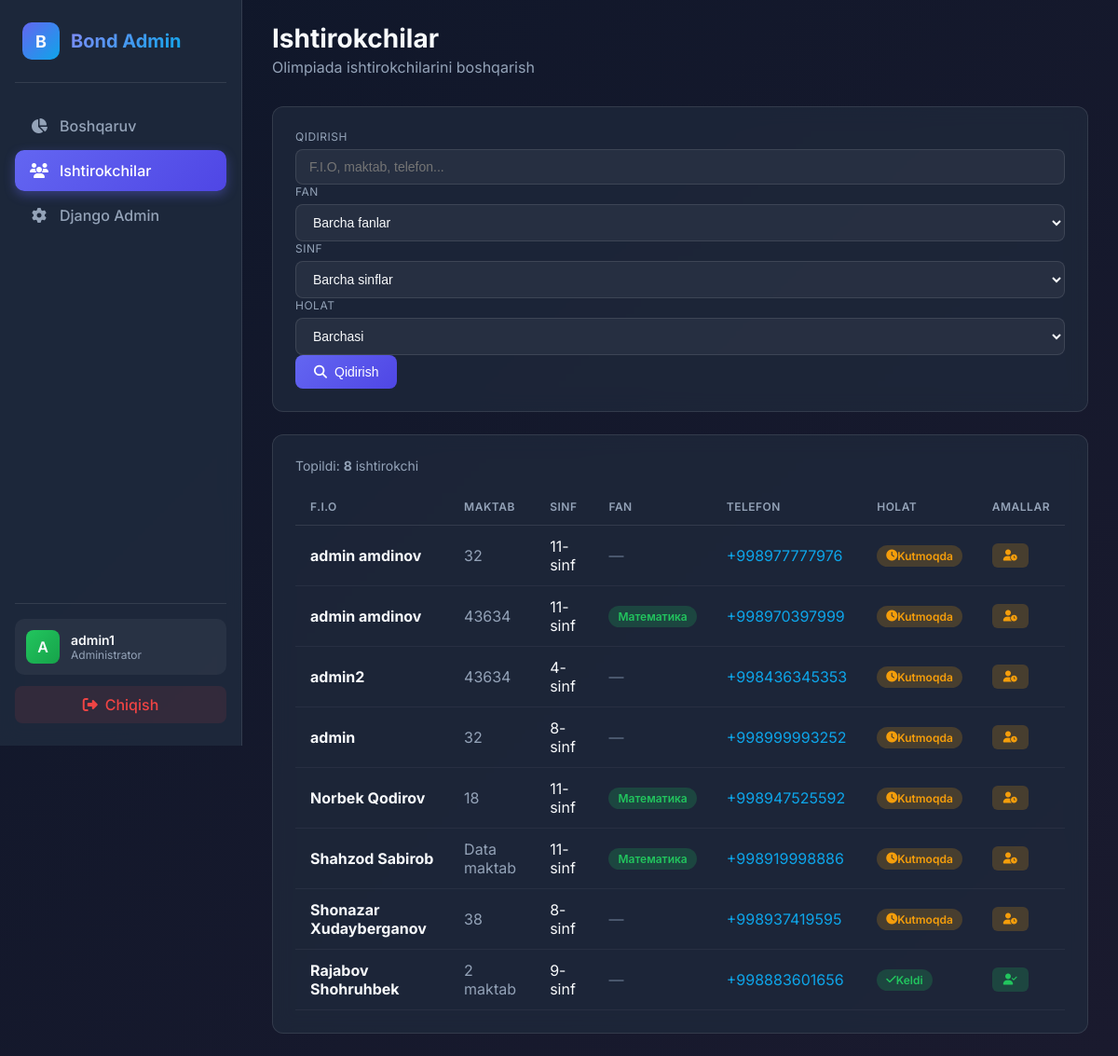
Before: /panel/participants/ (signed in) with the older database file.
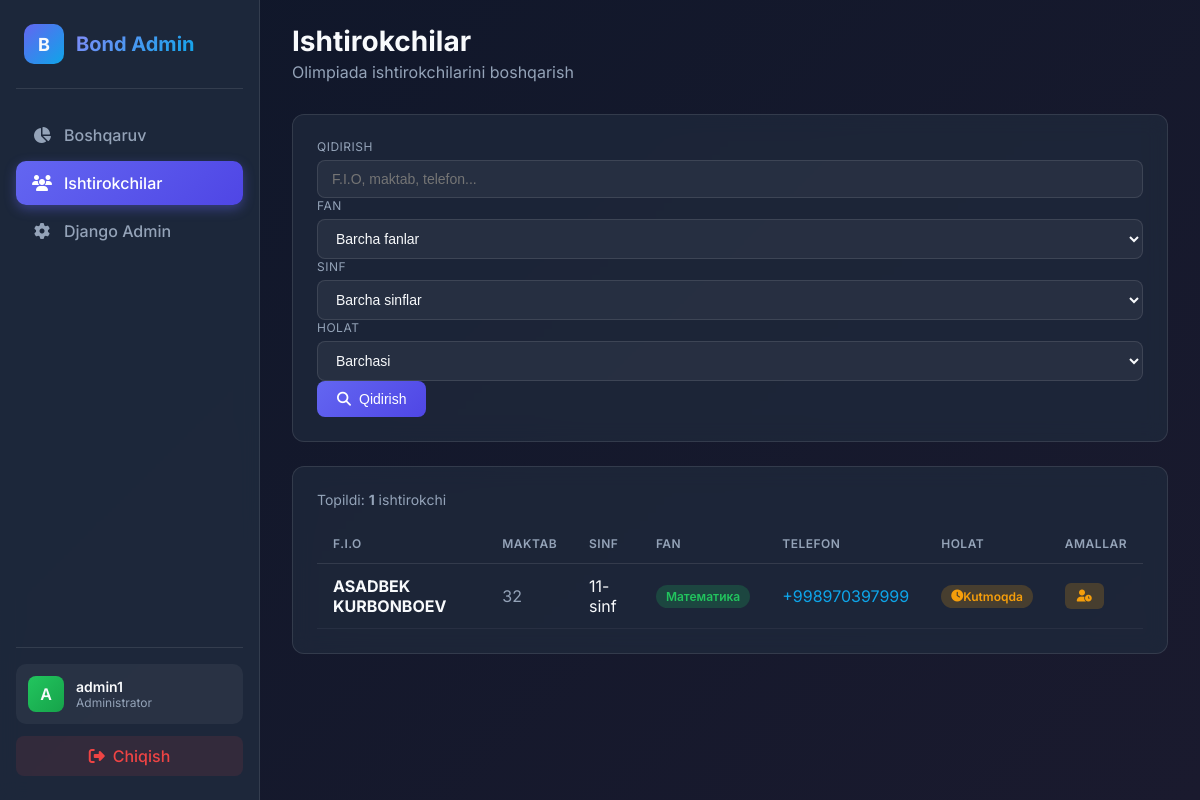
After: the same page with the newer database file.
### apps/public/models.py (models this page shows, shortened)
class Participant(models.Model):
    GRADE_CHOICES = [(i, str(i)) for i in range(1, 12)]
    LANGUAGE_CHOICES = [
        ('ru', 'Русский'),
        ('uz', "O'zbek"),
    ]
    id = models.UUIDField(primary_key=True, default=uuid.uuid4, editable=False)
    username = models.CharField(max_length=50, unique=True, verbose_name="Логин")
    password = models.CharField(max_length=128, verbose_name="Пароль")
    fullname = models.CharField(max_length=255, verbose_name="ФИО участника")
    phone_number = models.CharField(
        max_length=20, unique=True, verbose_name="Номер телефона"
    )
    region = models.CharField(max_length=100, verbose_name="Регион", default="")
    district = models.CharField(max_length=100, verbose_name="Район")
    school = models.CharField(max_length=255, verbose_name="Школа")
    grade = models.PositiveSmallIntegerField(
        choices=GRADE_CHOICES, verbose_name="Класс"
    )
    teacher_fullname = models.CharField(max_length=255, verbose_name="ФИО учителя")
    subject = models.ForeignKey(
        Subject,
        on_delete=models.SET_NULL,
        null=True,
        blank=True,
        verbose_name="Предмет",
    )
    test_language = models.CharField(
        max_length=2,
        choices=LANGUAGE_CHOICES,
        default='ru',
        verbose_name="Язык теста"
    )
    is_paid = models.BooleanField(default=False, verbose_name="Оплачен")
    paid_at = models.DateTimeField(null=True, blank=True, verbose_name="Дата оплаты")
    is_checked_in = models.BooleanField(default=False, verbose_name="Присутствовал")
    checked_in_at = models.DateTimeField(
        null=True, blank=True, verbose_name="Время отметки"
    )
    created_at = models.DateTimeField(
        auto_now_add=True, verbose_name="Дата регистрации"
    )
    score = models.IntegerField(default=0, verbose_name="Балл")
    telegram_user_id = models.BigIntegerField(
        null=True, blank=True, verbose_name="Telegram ID"
    )
    telegram_subscribed = models.BooleanField(
        default=False, verbose_name="Подписан на канал"
    )
    class Meta:
        verbose_name = "Участник"
        verbose_name_plural = "Участники"
        ordering = ["-created_at"]

class Subject(models.Model):
    name = models.CharField(max_length=100, verbose_name="Название предмета")
    class Meta:
        verbose_name = "Предмет"
        verbose_name_plural = "Предметы"
        ordering = ["name"]

### apps/admin_panel/views.py (the view)
# urls.py: path("participants/", views.ParticipantListView.as_view(), name="participants"),
class ParticipantListView(LoginRequiredMixin, View):
    login_url = "/panel/login/"
    def get(self, request):
        participants = Participant.objects.all()
        search = request.GET.get("search", "")
        if search:
            participants = participants.filter(
                Q(fullname__icontains=search)
                | Q(school__icontains=search)
                | Q(phone_number__icontains=search)
            )
        subject_id = request.GET.get("subject")
        if subject_id:
            participants = participants.filter(subject_id=subject_id)
        grade = request.GET.get("grade")
        if grade:
            participants = participants.filter(grade=grade)
        checkin_status = request.GET.get("checkin")
        if checkin_status == "yes":
            participants = participants.filter(is_checked_in=True)
        elif checkin_status == "no":
            participants = participants.filter(is_checked_in=False)
        subjects = Subject.objects.all()
        context = {
            "participants": participants,
            "subjects": subjects,
            "search": search,
            "selected_subject": subject_id,
            "selected_grade": grade,
            "selected_checkin": checkin_status,
        }
        return render(request, "admin_panel/participants.html", context)

### apps/admin_panel/templates/admin_panel/participants.html (shortened to what this page needs)
{% extends 'admin_panel/base.html' %}
{% block content %}
<div class="page-header">
    <div>
        <h1 class="page-title">Ishtirokchilar</h1>
        <p class="page-subtitle">Olimpiada ishtirokchilarini boshqarish</p>
    </div>
</div>
<div class="card" style="margin-bottom: 24px;">
    <form method="get" class="filters">
        <div class="filter-group" style="flex: 2;">
            <label class="filter-label">Qidirish</label>
            <input type="text" name="search" class="filter-input" placeholder="F.I.O, maktab, telefon..." value="{{ search }}">
        </div>
        <div class="filter-group">
            <label class="filter-label">Fan</label>
            <select name="subject" class="filter-select">
                <option value="">Barcha fanlar</option>
            </select>
        </div>
        <div class="filter-group">
            <label class="filter-label">Sinf</label>
            <select name="grade" class="filter-select">
                <option value="">Barcha sinflar</option>
            </select>
        </div>
        <div class="filter-group">
            <label class="filter-label">Holat</label>
            <select name="checkin" class="filter-select">
                <option value="">Barchasi</option>
            </select>
        </div>
        <div class="filter-btn">
            <button type="submit" class="btn btn-primary">
                <i class="fas fa-search"></i> Qidirish
            </button>
        </div>
    </form>
</div>
<div class="card">
    <p class="results-info">Topildi: <strong>{{ participants|length }}</strong> ishtirokchi</p>
    <div class="table-container">
        <table class="table">
            <thead>
                <tr>
                    <th>F.I.O</th>
                    <th>Maktab</th>
                    <th>Sinf</th>
                    <th>Fan</th>
                    <th>Telefon</th>
                    <th>Holat</th>
                    <th>Amallar</th>
                </tr>
            </thead>
            <tbody>
                {% for p in participants %}
                <tr class="participant-row" onclick="window.location='{% url 'admin_panel:participant_detail' p.pk %}'">
                    <td>
                        <strong>{{ p.fullname }}</strong>
                    </td>
                    <td style="color: var(--gray-400);">{{ p.school|truncatechars:25 }}</td>
                    <td>{{ p.grade }}-sinf</td>
                    <td>
                        {% if p.subject %}
                        <span class="badge badge-success">{{ p.subject.name }}</span>
                        {% else %}
                        <span style="color: var(--gray-500);">—</span>
                        {% endif %}
                    </td>
                    <td>
                        <a href="tel:{{ p.phone_number }}" class="phone-link" onclick="event.stopPropagation();">
                            {{ p.phone_number }}
                        </a>
                    </td>
                    <td>
                        {% if p.is_checked_in %}
                        <span class="badge badge-success">
                            <i class="fas fa-check"></i> Keldi
                        </span>
                        {% else %}
                        <span class="badge badge-warning">
                            <i class="fas fa-clock"></i> Kutmoqda
                        </span>
                        {% endif %}
                    </td>
                    <td onclick="event.stopPropagation();">
                        <button class="checkin-btn {% if p.is_checked_in %}checked{% else %}not-checked{% endif %}"
                                onclick="toggleCheckin('{{ p.pk }}', this)">
                            {% if p.is_checked_in %}
                            <i class="fas fa-user-check"></i>
                            {% else %}
                            <i class="fas fa-user-clock"></i>
                            {% endif %}
                        </button>
                    </td>
                </tr>
                {% endfor %}
            </tbody>
        </table>
    </div>
</div>
{% endblock %}

### apps/admin_panel/templates/admin_panel/base.html (shortened to what this page needs)
<!DOCTYPE html>
<html lang="ru">
<head>
    <link rel="stylesheet" href="https://cdnjs.cloudflare.com/ajax/libs/font-awesome/6.5.1/css/all.min.css">
</head>
<body>
    <aside class="sidebar">
        <div class="logo">
            <div class="logo-icon">B</div>
            <span class="logo-text">Bond Admin</span>
        </div>
        <ul class="nav-menu">
            <li class="nav-item">
                <a href="{% url 'admin_panel:dashboard' %}" class="nav-link {% if request.resolver_match.url_name == 'dashboard' %}active{% endif %}">
                    <i class="fas fa-chart-pie"></i>
                    <span>Boshqaruv</span>
                </a>
            </li>
            <li class="nav-item">
                <a href="{% url 'admin_panel:participants' %}" class="nav-link {% if request.resolver_match.url_name == 'participants' %}active{% endif %}">
                    <i class="fas fa-users"></i>
                    <span>Ishtirokchilar</span>
                </a>
            </li>
            <li class="nav-item">
                <a href="{% url 'admin:index' %}" class="nav-link" target="_blank">
                    <i class="fas fa-cog"></i>
                    <span>Django Admin</span>
                </a>
            </li>
        </ul>
        <div class="sidebar-footer">
            <div class="user-info">
                <div class="user-avatar">{{ request.user.username|slice:":1"|upper }}</div>
                <div>
                    <div class="user-name">{{ request.user.username }}</div>
                    <div class="user-role">Administrator</div>
                </div>
            </div>
            <a href="{% url 'admin_panel:logout' %}" class="logout-btn">
                <i class="fas fa-sign-out-alt"></i>
                <span>Chiqish</span>
            </a>
        </div>
    </aside>
    <main class="main-content">
        {% block content %}{% endblock %}
    </main>
</body>
</html>

Changed rows visible on the page:
removed Participant: fullname "admin amdinov", school "32", grade "11", phone_number "+998977777976", is_checked_in False (drawn)
removed Participant: fullname "admin amdinov", school "43634", grade "11", subject.name "Математика", phone_number "+998970397999", is_checked_in False (drawn)
removed Participant: fullname "admin2", school "43634", grade "4", phone_number "+998436345353", is_checked_in False (drawn)
removed Participant: fullname "admin", school "32", grade "8", phone_number "+998999993252", is_checked_in False (drawn)
removed Participant: fullname "Norbek Qodirov", school "18", grade "11", subject.name "Математика", phone_number "+998947525592", is_checked_in False (drawn)
removed Participant: fullname "Shahzod Sabirob", school "Data maktab", grade "11", subject.name "Математика", phone_number "+998919998886", is_checked_in False (drawn)
removed Participant: fullname "Shonazar Xudayberganov", school "38", grade "8", phone_number "+998937419595", is_checked_in False (drawn)
removed Participant: fullname "Rajabov Shohruhbek", school "2 maktab", grade "9", phone_number "+998883601656", is_checked_in True (drawn)
added Participant: fullname "ASADBEK KURBONBOEV", school "32", grade "11", subject.name "Математика", phone_number "+998970397999", is_checked_in False (drawn)
Other visible differences:
{{ participants|length }}: "8" → "1"
